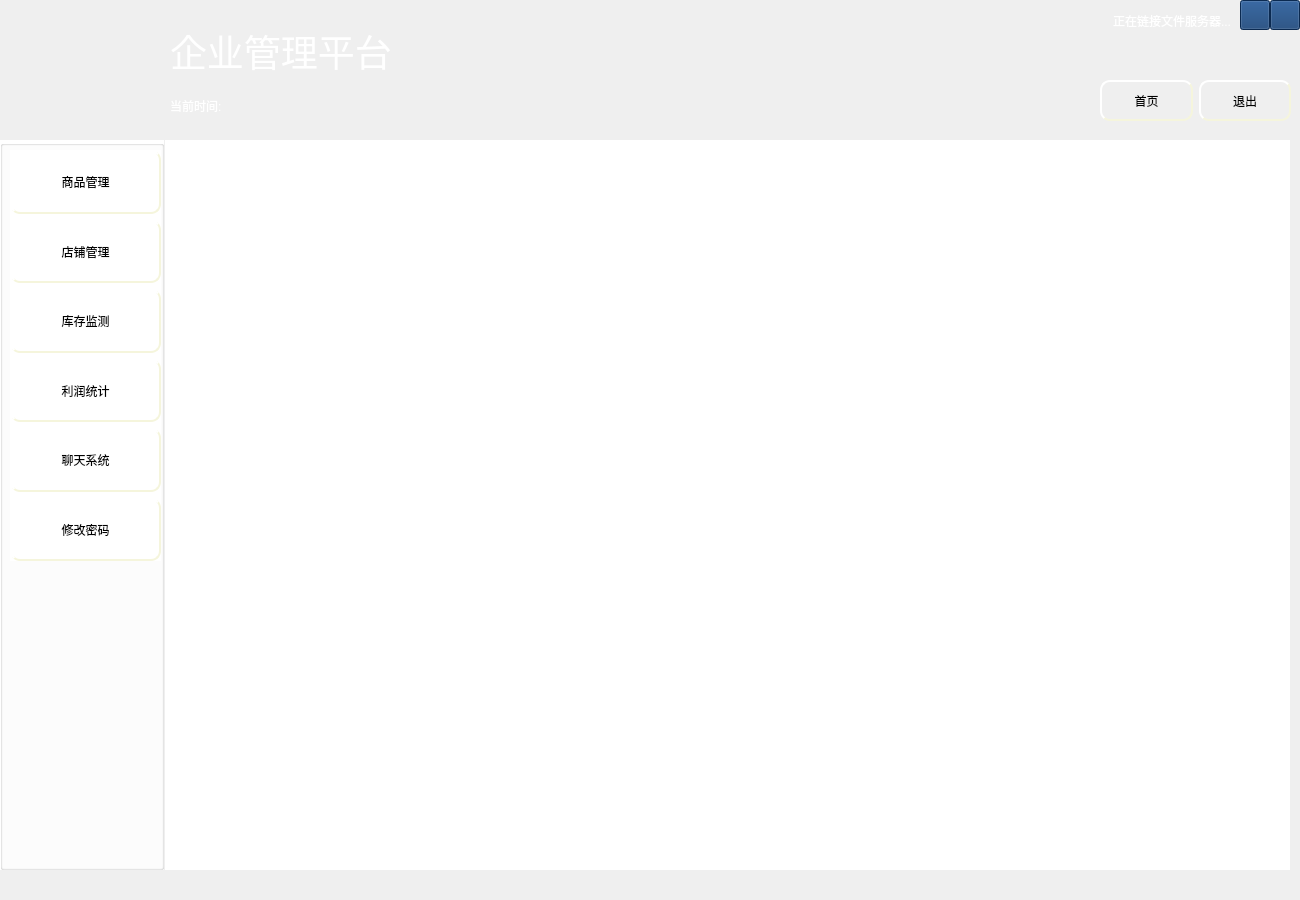
<?xml version="1.0" encoding="UTF-8"?>
<ui version="4.0">
 <class>MarketWidget</class>
 <widget class="QWidget" name="MarketWidget">
  <property name="geometry">
   <rect>
    <x>0</x>
    <y>0</y>
    <width>1300</width>
    <height>900</height>
   </rect>
  </property>
  <property name="windowTitle">
   <string>Form</string>
  </property>
  <property name="styleSheet">
   <string notr="true">QWidget#MarketWidget{
	
	background-image: url(:/image/climain.jpg);
}</string>
  </property>
  <widget class="QLabel" name="label_2">
   <property name="geometry">
    <rect>
     <x>170</x>
     <y>20</y>
     <width>301</width>
     <height>61</height>
    </rect>
   </property>
   <property name="font">
    <font>
     <family>黑体</family>
     <pointsize>28</pointsize>
    </font>
   </property>
   <property name="styleSheet">
    <string notr="true">color: rgb(255, 255, 255);</string>
   </property>
   <property name="text">
    <string>企业管理平台</string>
   </property>
  </widget>
  <widget class="QWidget" name="widget" native="true">
   <property name="geometry">
    <rect>
     <x>165</x>
     <y>140</y>
     <width>1125</width>
     <height>730</height>
    </rect>
   </property>
   <property name="styleSheet">
    <string notr="true">QWidget#widget{
	
	background-color: rgb(255, 255, 255);
}</string>
   </property>
  </widget>
  <widget class="QLabel" name="lb_file">
   <property name="geometry">
    <rect>
     <x>1070</x>
     <y>10</y>
     <width>161</width>
     <height>21</height>
    </rect>
   </property>
   <property name="styleSheet">
    <string notr="true">color: rgb(255, 255, 255);</string>
   </property>
   <property name="text">
    <string>正在链接文件服务器...</string>
   </property>
   <property name="alignment">
    <set>Qt::AlignRight|Qt::AlignTrailing|Qt::AlignVCenter</set>
   </property>
  </widget>
  <widget class="QLabel" name="lb_logo">
   <property name="geometry">
    <rect>
     <x>10</x>
     <y>10</y>
     <width>150</width>
     <height>150</height>
    </rect>
   </property>
   <property name="styleSheet">
    <string notr="true">image: url(:/image/logo.png);</string>
   </property>
   <property name="text">
    <string/>
   </property>
  </widget>
  <widget class="QGroupBox" name="groupBox">
   <property name="geometry">
    <rect>
     <x>0</x>
     <y>140</y>
     <width>164</width>
     <height>730</height>
    </rect>
   </property>
   <property name="styleSheet">
    <string notr="true">background-color: rgb(255, 255, 255);</string>
   </property>
   <property name="title">
    <string/>
   </property>
   <widget class="QWidget" name="">
    <property name="geometry">
     <rect>
      <x>10</x>
      <y>10</y>
      <width>151</width>
      <height>411</height>
     </rect>
    </property>
    <layout class="QGridLayout" name="gridLayout">
     <item row="0" column="0">
      <widget class="QPushButton" name="pb_home">
       <property name="sizePolicy">
        <sizepolicy hsizetype="Preferred" vsizetype="Preferred">
         <horstretch>0</horstretch>
         <verstretch>0</verstretch>
        </sizepolicy>
       </property>
       <property name="styleSheet">
        <string notr="true">QPushButton{
	background-image: url(:/ico/pb1.jpg);
    border-style: outset;
    border-width: 2px;
    border-radius: 10px;
    border-color: beige;
    min-width: 5em;
    padding: 6px;
}
QPushButton:hover
{
	
	background-image: url(:/ico/pb.jpg);
    border-style: inset;
}

QPushButton:pressed{
	
	background-image: url(:/ico/pb2.jpg);
    border-style: inset;
}


</string>
       </property>
       <property name="text">
        <string>商品管理</string>
       </property>
      </widget>
     </item>
     <item row="1" column="0">
      <widget class="QPushButton" name="pb_shop">
       <property name="sizePolicy">
        <sizepolicy hsizetype="Preferred" vsizetype="Preferred">
         <horstretch>0</horstretch>
         <verstretch>0</verstretch>
        </sizepolicy>
       </property>
       <property name="styleSheet">
        <string notr="true">QPushButton{
	background-image: url(:/ico/pb1.jpg);
    border-style: outset;
    border-width: 2px;
    border-radius: 10px;
    border-color: beige;
    min-width: 5em;
    padding: 6px;
}
QPushButton:hover
{
	
	background-image: url(:/ico/pb.jpg);
    border-style: inset;
}

QPushButton:pressed{
	
	background-image: url(:/ico/pb2.jpg);
    border-style: inset;
}


</string>
       </property>
       <property name="text">
        <string>店铺管理</string>
       </property>
      </widget>
     </item>
     <item row="2" column="0">
      <widget class="QPushButton" name="pb_repertory">
       <property name="sizePolicy">
        <sizepolicy hsizetype="Preferred" vsizetype="Preferred">
         <horstretch>0</horstretch>
         <verstretch>0</verstretch>
        </sizepolicy>
       </property>
       <property name="styleSheet">
        <string notr="true">QPushButton{
	background-image: url(:/ico/pb1.jpg);
    border-style: outset;
    border-width: 2px;
    border-radius: 10px;
    border-color: beige;
    min-width: 5em;
    padding: 6px;
}
QPushButton:hover
{
	
	background-image: url(:/ico/pb.jpg);
    border-style: inset;
}

QPushButton:pressed{
	
	background-image: url(:/ico/pb2.jpg);
    border-style: inset;
}


</string>
       </property>
       <property name="text">
        <string>库存监测</string>
       </property>
      </widget>
     </item>
     <item row="3" column="0">
      <widget class="QPushButton" name="pb_bill">
       <property name="sizePolicy">
        <sizepolicy hsizetype="Preferred" vsizetype="Preferred">
         <horstretch>0</horstretch>
         <verstretch>0</verstretch>
        </sizepolicy>
       </property>
       <property name="styleSheet">
        <string notr="true">QPushButton{
	background-image: url(:/ico/pb1.jpg);
    border-style: outset;
    border-width: 2px;
    border-radius: 10px;
    border-color: beige;
    min-width: 5em;
    padding: 6px;
}
QPushButton:hover
{
	
	background-image: url(:/ico/pb.jpg);
    border-style: inset;
}

QPushButton:pressed{
	
	background-image: url(:/ico/pb2.jpg);
    border-style: inset;
}


</string>
       </property>
       <property name="text">
        <string>利润统计</string>
       </property>
      </widget>
     </item>
     <item row="4" column="0">
      <widget class="QPushButton" name="pb_chat">
       <property name="sizePolicy">
        <sizepolicy hsizetype="Preferred" vsizetype="Preferred">
         <horstretch>0</horstretch>
         <verstretch>0</verstretch>
        </sizepolicy>
       </property>
       <property name="styleSheet">
        <string notr="true">QPushButton{
	background-image: url(:/ico/pb1.jpg);
    border-style: outset;
    border-width: 2px;
    border-radius: 10px;
    border-color: beige;
    min-width: 5em;
    padding: 6px;
}
QPushButton:hover
{
	
	background-image: url(:/ico/pb.jpg);
    border-style: inset;
}

QPushButton:pressed{
	
	background-image: url(:/ico/pb2.jpg);
    border-style: inset;
}


</string>
       </property>
       <property name="text">
        <string>聊天系统</string>
       </property>
      </widget>
     </item>
     <item row="5" column="0">
      <widget class="QPushButton" name="pb_user">
       <property name="sizePolicy">
        <sizepolicy hsizetype="Preferred" vsizetype="Preferred">
         <horstretch>0</horstretch>
         <verstretch>0</verstretch>
        </sizepolicy>
       </property>
       <property name="styleSheet">
        <string notr="true">QPushButton{
	background-image: url(:/ico/pb1.jpg);
    border-style: outset;
    border-width: 2px;
    border-radius: 10px;
    border-color: beige;
    min-width: 5em;
    padding: 6px;
}
QPushButton:hover
{
	
	background-image: url(:/ico/pb.jpg);
    border-style: inset;
}

QPushButton:pressed{
	
	background-image: url(:/ico/pb2.jpg);
    border-style: inset;
}


</string>
       </property>
       <property name="text">
        <string>修改密码</string>
       </property>
      </widget>
     </item>
    </layout>
   </widget>
  </widget>
  <widget class="QWidget" name="layoutWidget">
   <property name="geometry">
    <rect>
     <x>170</x>
     <y>90</y>
     <width>341</width>
     <height>31</height>
    </rect>
   </property>
   <layout class="QGridLayout" name="gridLayout_2">
    <item row="0" column="0">
     <widget class="QLabel" name="label_5">
      <property name="sizePolicy">
       <sizepolicy hsizetype="Fixed" vsizetype="Preferred">
        <horstretch>0</horstretch>
        <verstretch>0</verstretch>
       </sizepolicy>
      </property>
      <property name="styleSheet">
       <string notr="true">color: rgb(255, 255, 255);</string>
      </property>
      <property name="text">
       <string>当前时间:</string>
      </property>
     </widget>
    </item>
    <item row="0" column="1">
     <widget class="QLabel" name="lb_time">
      <property name="styleSheet">
       <string notr="true">color: rgb(255, 255, 255);</string>
      </property>
      <property name="text">
       <string/>
      </property>
     </widget>
    </item>
   </layout>
  </widget>
  <widget class="QPushButton" name="pb_close">
   <property name="geometry">
    <rect>
     <x>1270</x>
     <y>0</y>
     <width>30</width>
     <height>30</height>
    </rect>
   </property>
   <property name="sizePolicy">
    <sizepolicy hsizetype="Fixed" vsizetype="Fixed">
     <horstretch>0</horstretch>
     <verstretch>0</verstretch>
    </sizepolicy>
   </property>
   <property name="focusPolicy">
    <enum>Qt::NoFocus</enum>
   </property>
   <property name="styleSheet">
    <string notr="true">
QPushButton
{
	
	background-image: url(:/ico/common/ic_close_white.png);

background-color: rgb(16, 59, 114);

}

QPushButton:hover
{
	
	background-image: url(:/ico/common/ic_close_white.png);

background-color: rgb(24, 102, 177);

}

QPushButton:pressed{
	
	background-image: url(:/ico/common/ic_close_white.png);

	background-color: rgb(16, 59, 114);
}</string>
   </property>
   <property name="text">
    <string/>
   </property>
   <property name="icon">
    <iconset>
     <normaloff>:/resource/common/ic_close_white.png</normaloff>:/resource/common/ic_close_white.png</iconset>
   </property>
  </widget>
  <widget class="QPushButton" name="pb_min">
   <property name="geometry">
    <rect>
     <x>1240</x>
     <y>0</y>
     <width>30</width>
     <height>30</height>
    </rect>
   </property>
   <property name="sizePolicy">
    <sizepolicy hsizetype="Fixed" vsizetype="Fixed">
     <horstretch>0</horstretch>
     <verstretch>0</verstretch>
    </sizepolicy>
   </property>
   <property name="focusPolicy">
    <enum>Qt::NoFocus</enum>
   </property>
   <property name="styleSheet">
    <string notr="true">
QPushButton
{
	
	background-image: url(:/ico/common/ic_min_white.png);
background-color: rgb(16, 59, 114);

}

QPushButton:hover
{
	
	background-image: url(:/ico/common/ic_min_white.png);
background-color: rgb(24, 102, 177);

}

QPushButton:pressed{
	
	background-image: url(:/ico/common/ic_min_white.png);
	background-color: rgb(16, 59, 114);
}</string>
   </property>
   <property name="text">
    <string/>
   </property>
   <property name="icon">
    <iconset>
     <normaloff>:/resource/common/ic_min.png</normaloff>:/resource/common/ic_min.png</iconset>
   </property>
  </widget>
  <widget class="QWidget" name="layoutWidget_2">
   <property name="geometry">
    <rect>
     <x>1100</x>
     <y>80</y>
     <width>191</width>
     <height>41</height>
    </rect>
   </property>
   <layout class="QGridLayout" name="gridLayout_3">
    <item row="0" column="0">
     <widget class="QPushButton" name="pb_first">
      <property name="sizePolicy">
       <sizepolicy hsizetype="Minimum" vsizetype="Preferred">
        <horstretch>0</horstretch>
        <verstretch>0</verstretch>
       </sizepolicy>
      </property>
      <property name="styleSheet">
       <string notr="true">QPushButton{
	background-image: url(:/ico/pb1.jpg);
    border-style: outset;
    border-width: 2px;
    border-radius: 10px;
    border-color: beige;
    min-width: 5em;
    padding: 6px;
}
QPushButton:hover
{
	
	background-image: url(:/ico/pb.jpg);
    border-style: inset;
}

QPushButton:pressed{
	
	background-image: url(:/ico/pb2.jpg);
    border-style: inset;
}


</string>
      </property>
      <property name="text">
       <string>首页</string>
      </property>
     </widget>
    </item>
    <item row="0" column="1">
     <widget class="QPushButton" name="pb_quit">
      <property name="sizePolicy">
       <sizepolicy hsizetype="Minimum" vsizetype="Preferred">
        <horstretch>0</horstretch>
        <verstretch>0</verstretch>
       </sizepolicy>
      </property>
      <property name="styleSheet">
       <string notr="true">QPushButton{
	background-image: url(:/ico/pb1.jpg);
    border-style: outset;
    border-width: 2px;
    border-radius: 10px;
    border-color: beige;
    min-width: 5em;
    padding: 6px;
}
QPushButton:hover
{
	
	background-image: url(:/ico/pb.jpg);
    border-style: inset;
}

QPushButton:pressed{
	
	background-image: url(:/ico/pb2.jpg);
    border-style: inset;
}


</string>
      </property>
      <property name="text">
       <string>退出</string>
      </property>
     </widget>
    </item>
   </layout>
  </widget>
 </widget>
 <resources/>
 <connections/>
</ui>
